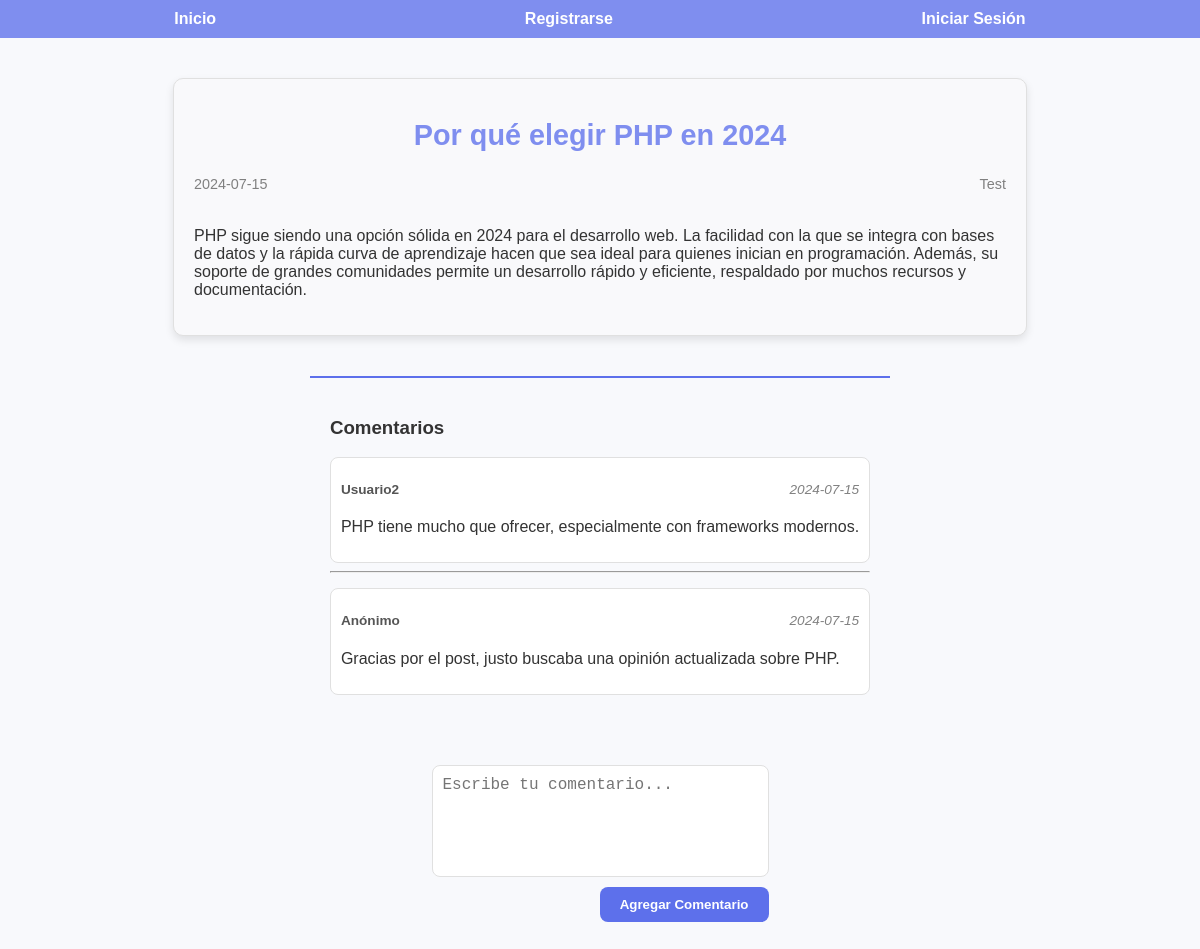
/mv_paginas/mv_publicacion.php?id=4, run on the app's committed database.
### tables this page shows
CREATE TABLE IF NOT EXISTS posts (
    id_post INT AUTO_INCREMENT PRIMARY KEY,
    titulo VARCHAR(255),
    fecha DATE DEFAULT(CURDATE()),
    descripcion VARCHAR(250),
    contenido TEXT,
    id_usuario INT,
    FOREIGN KEY (id_usuario) REFERENCES usuarios(id_usuario)
);

CREATE TABLE IF NOT EXISTS usuarios (
    id_usuario INT AUTO_INCREMENT PRIMARY KEY,
    username VARCHAR(255) NOT NULL,
    password VARCHAR(255) NOT NULL
);

CREATE TABLE IF NOT EXISTS comentarios (
    id_comentario INT AUTO_INCREMENT PRIMARY KEY,
    id_usuario INT DEFAULT NULL,
    id_post INT,
    contenido TEXT,
    fecha DATE DEFAULT(CURDATE()),
    FOREIGN KEY (id_usuario) REFERENCES usuarios(id_usuario),
    FOREIGN KEY (id_post) REFERENCES posts(id_post)
);

### mv_paginas/mv_publicacion.php (the view, shortened to what this page needs)
<?php
$sql = "SELECT titulo, fecha, descripcion, contenido, u.username FROM posts AS p
            LEFT JOIN usuarios AS u ON u.id_usuario = p.id_usuario
            WHERE id_post = :id";
$id = $_GET["id"];
$pdo = mv_getConexionBaseDatos();
$stmt = $pdo->prepare($sql);
$stmt->execute(["id" => $id]);
$result = $stmt->fetch(PDO::FETCH_ASSOC);
include_once "../mv_include/mv_head.php";
?>
<body>
    <?php
    include_once "../mv_include/mv_navbar.php";
    ?>
    <main>
        <section class="contenido-publicacion">
            <h1><?php echo htmlspecialchars($result["titulo"]) ?></h1>
            <div class="propiedades">
                <p class="fecha"><?php echo htmlspecialchars($result["fecha"]) ?></p>
                <p class="autor"><?php echo htmlspecialchars($result["username"]) ?></p>
            </div>
            <p class="contenido"><?php echo nl2br(htmlspecialchars($result["contenido"])) ?></p>
        </section>
        <section class="lista-comentarios">
            <h3>Comentarios</h3>
            <?php
            $sql = "SELECT contenido, c.fecha, u.username FROM comentarios AS c
                LEFT JOIN usuarios AS u ON u.id_usuario = c.id_usuario
                WHERE id_post = :id";
            $id = $_GET["id"];
            $pdo = mv_getConexionBaseDatos();
            $stmt = $pdo->prepare($sql);
            $stmt->execute(["id" => $id]);
            $results = $stmt->fetchAll(PDO::FETCH_ASSOC);
            foreach ($results as $index => $result) {
                if ($index != 0) {
                    echo "<hr>";
                }
                ?>
                <div class="comentario">
                    <div class="datos-comentario">
                        <p class="usuario">
                            <?php echo isset($result["username"]) ? htmlspecialchars($result["username"]) : "Anónimo"; ?>
                        </p>
                        <p class="fecha-comentario"><?php echo htmlspecialchars($result["fecha"]); ?></p>
                    </div>
                    <p class="contenido-comentario"><?php echo nl2br(htmlspecialchars($result["contenido"])); ?></p>
                </div>
                <?php
            }
            ?>
        </section>
        <div id="insertar-comentario" class="comentario-formulario">
            <textarea placeholder="Escribe tu comentario..." cols="30" rows="5"></textarea>
            <button type="button">Agregar Comentario</button>
        </div>
    </main>
</body>

### mv_estilos/mv_estilos.css (style rules this page uses)
:root { --primary-color: #7f8eef; --accent-color: #5d70eb; --hover-color: #6978d9; --background-color: #f8f9fc; --text-color: #333; --border-radius: 8px; --shadow-color: rgba(0, 0, 0, 0.1); }
html, body { margin: 0; padding: 0; font-size: 16px; font-family: Arial, sans-serif; background-color: var(--background-color); color: var(--text-color); }
main { display: flex; flex-direction: column; justify-content: center; align-items: center; padding: 20px; }
h1, h2 { font-size: 1.5rem; margin: 20px 0; text-align: center; color: var(--text-color); }
.contenido-publicacion { max-width: 70%; margin: 20px auto; padding: 20px; border: 1px solid #e0e0e0; border-radius: 10px; background-color: #f9f9fb; box-shadow: 0 4px 8px var(--shadow-color); }
.contenido-publicacion h1 { font-size: 1.8rem; margin-bottom: 10px; color: var(--primary-color); }
.propiedades { display: flex; justify-content: space-between; font-size: 0.9rem; color: gray; margin-bottom: 20px; }
.lista-comentarios { max-width: 70%; margin: 20px auto; padding: 20px; border-top: 2px solid var(--accent-color); }
.comentario { margin-top: 15px; padding: 10px; border: 1px solid #e0e0e0; border-radius: 8px; background-color: #ffffff; }
.datos-comentario { display: flex; justify-content: space-between; font-size: 0.85rem; color: gray; }
.usuario { font-weight: bold; color: #555; }
.fecha-comentario { font-style: italic; }
.contenido-comentario { margin-top: 8px; font-size: 1rem; color: var(--text-color); }
.comentario-formulario { max-width: 70%; margin: 20px auto; padding: 10px; display: flex; flex-direction: column; gap: 10px; }
.comentario-formulario textarea { padding: 10px; font-size: 1rem; border-radius: 8px; border: 1px solid #e0e0e0; resize: vertical; transition: border-color 0.3s ease; resize: none; }
.comentario-formulario button { width: fit-content; padding: 10px 20px; background-color: var(--accent-color); color: white; border: none; border-radius: 8px; cursor: pointer; font-weight: bold; transition: background-color 0.3s ease; align-self: flex-end; }

### data on the page
posts: titulo "Por qué elegir PHP en 2024", fecha "2024-07-15", id_usuario.username "Test", contenido "PHP sigue siendo una opción sólida en 2024 para el desarrollo web. La facilidad con la que se integra con bases de datos y la rápida curva de aprendizaje hacen que sea ideal para quienes inician en programación. Además, su soporte de grandes comunidades permite un desarrollo rápido y eficiente, respaldado por muchos recursos y documentación."
comentarios: id_usuario.username "Usuario2", fecha "2024-07-15", contenido "PHP tiene mucho que ofrecer, especialmente con frameworks modernos."
comentarios: shows "Anónimo", fecha "2024-07-15", contenido "Gracias por el post, justo buscaba una opinión actualizada sobre PHP."
